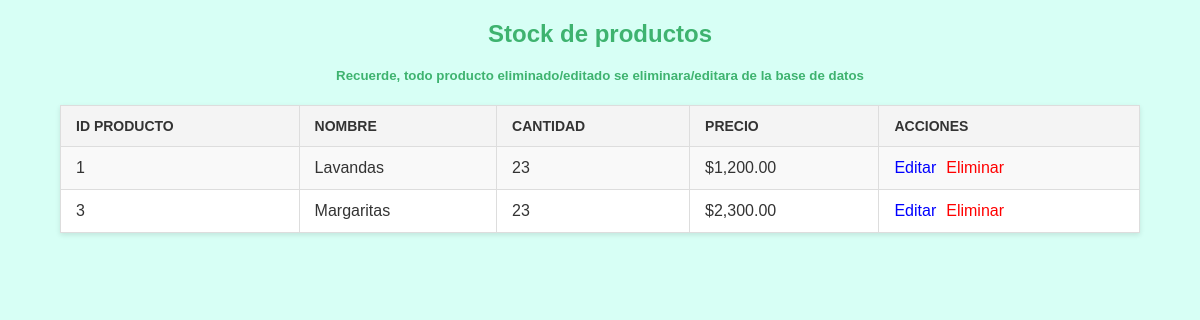
Before: /admin/stock.php with the older database file.
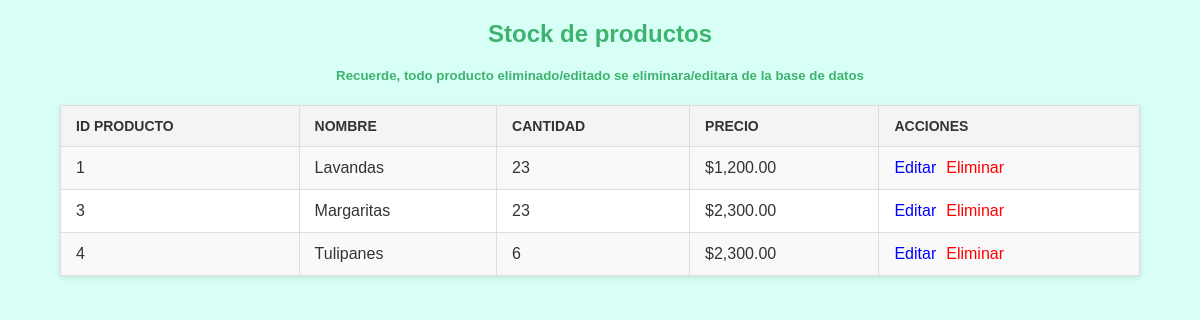
After: the same page with the newer database file.
### tables this page shows
CREATE TABLE `producto` (
  `id_producto` int(200) NOT NULL,
  `nombre` varchar(50) NOT NULL,
  `precio` varchar(200) NOT NULL,
  `cantidad` varchar(50) NOT NULL,
  `imagen` varchar(300) NOT NULL
);

### admin/stock.php (the view, shortened to what this page needs)
<!DOCTYPE html>
<html lang="en">
<head>
</head>
<body>
</body>
</html>
<?php
$host = "localhost";
$user = "root";
$password = "";
$db = "floraliza";
$conn = mysqli_connect($host, $user, $password, $db);
$query = "SELECT * FROM producto";
$result = mysqli_query($conn, $query);
if ($result->num_rows > 0) {
    echo "<h2>Stock de productos</h2>";
    echo "<h5>Recuerde, todo producto eliminado/editado se eliminara/editara de la base de datos</h5>";
    echo "<table border='1' cellpadding='10' cellspacing='0' style='width: 90%; margin: 20px auto; text-align: left;'>";
    echo "<tr style='background-color: #f2f2f2;'>";
    echo "<th>ID Producto</th>";
    echo "<th>Nombre</th>";
    echo "<th>Cantidad</th>";
    echo "<th>Precio</th>";
    echo "<th>Acciones</th>";
    echo "</tr>";
    while ($row = $result->fetch_assoc()) {
        echo "<tr>";
        echo "<td>" . $row['id_producto'] . "</td>";
        echo "<td>" . $row['nombre'] . "</td>";
        echo "<td>" . $row['cantidad'] . "</td>";
        echo "<td>$" . number_format($row['precio'], 2) . "</td>";
        echo "<td>";
        echo "<a href='editar_producto.php?id=" . $row['id_producto'] . "' style='color: blue; text-decoration: none; margin-right: 10px;'>Editar</a>";
        echo "<a href='eliminar_producto.php?id=" . $row['id_producto'] . "' style='color: red; text-decoration: none;' onclick='return confirm(\"¿Estás seguro de que deseas eliminar este producto?\");'>Eliminar</a>";
        echo "</td>";
        echo "</tr>";
    }
    echo "</table>";
} else {
    echo "<p style='text-align: center;'>No hay productos en stock.</p>";
}
?>

Changed rows visible on the page:
added producto: id_producto "4", nombre "Tulipanes", cantidad "6", precio "2,300.00"
